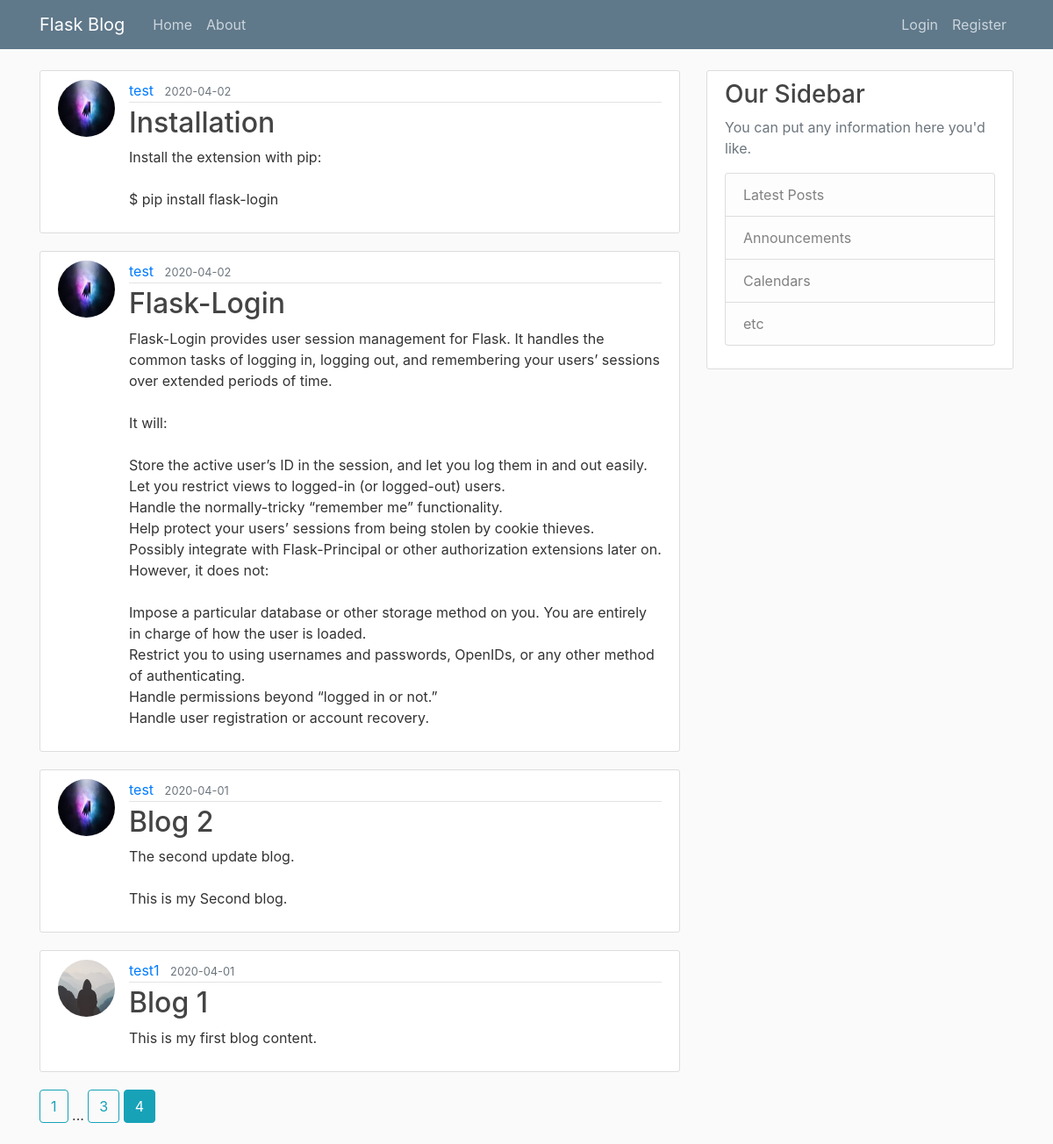
/home?page=4, run on the app's committed database.
### flaskblog/models.py (models this page shows, shortened)
class Post(db.Model):
    id = db.Column(db.Integer, primary_key=True)
    title = db.Column(db.String(100), nullable=False)
    date_posted = db.Column(db.DateTime, nullable=False,default=datetime.utcnow)
    content = db.Column(db.Text, nullable=False)
    user_id = db.Column(db.Integer, db.ForeignKey('user.id'),nullable=False)

class User(db.Model, UserMixin):
    id = db.Column(db.Integer, primary_key=True)
    username = db.Column(db.String(20), unique=True, nullable=False)
    email = db.Column(db.String(120), unique=True, nullable=False)
    image_file = db.Column(db.String(20), nullable=False, default='default.jpg')
    password = db.Column(db.String(60),nullable=False)
    posts = db.relationship('Post',backref='author',lazy=True)

### flaskblog/main/routes.py (the view)
@main.route("/")
@main.route("/home")
def home():
    page = request.args.get('page', 1, type=int)
    posts = Post.query.order_by(Post.date_posted.desc()).paginate(page=page, per_page=5)
    return render_template('home.html', posts=posts)

### flaskblog/templates/home.html
{% extends "layout.html" %}
{% block content %}
{% for post in posts.items %}
<article class="media content-section">
    <img class="rounded-circle article-img"
        src="{{ url_for('static', filename='profile_pics/'+post.author.image_file) }}">
    <div class="media-body">
        <div class="article-metadata">
            <a class="mr-2" href="{{ url_for('users.user_posts', username=post.author.username) }}">{{ post.author.username }}</a>
            <small class="text-muted">{{ post.date_posted.strftime("%Y-%m-%d") }}</small>
        </div>
        <h2><a class="article-title" href="{{ url_for('posts.post',post_id=post.id) }}">{{ post.title }}</a></h2>
        <p class="article-content">{{ post.content }}</p>
    </div>
</article>
{% endfor %}
{% for page_num in posts.iter_pages(left_edge=1, right_edge=1, left_current=1, right_current=2) %}
{% if page_num %}
    {% if posts.page == page_num %}
        <a class="btn btn-info mb-4" href="{{ url_for('main.home',page=page_num) }}">{{ page_num }}</a>
    {% else %}
        <a class="btn btn-outline-info mb-4" href="{{ url_for('main.home',page=page_num) }}">{{ page_num }}</a>
    {% endif %}
{% else %}
    ...
{% endif %}
{% endfor %}
{% endblock content %}

### flaskblog/static/main.css (style rules this page uses)
body { background: #fafafa; color: #333333; margin-top: 5rem; }
h1, h2, h3, h4, h5, h6 { color: #444444; }
.content-section { background: #ffffff; padding: 10px 20px; border: 1px solid #dddddd; border-radius: 3px; margin-bottom: 20px; }
.article-title { color: #444444; }
.article-content { white-space: pre-line; }
.article-img { height: 65px; width: 65px; margin-right: 16px; }
.article-metadata { padding-bottom: 1px; margin-bottom: 4px; border-bottom: 1px solid #e3e3e3 }

### data on the page
Post: image_file (picture), author.username "test", date_posted "2020-04-02", title "Installation", content "Install the extension with pip: $ pip install flask-login"
Post: image_file (picture), author.username "test", date_posted "2020-04-02", title "Flask-Login", content "Flask-Login provides user session management for Flask. It handles the common tasks of logging in, logging out, and remembering your users’ sessions over extended periods of time. It will: Store the active user’s ID in the session, and let you log them in and out easily. Let you restrict views to logged-in (or logged-out) users. Handle the normally-tricky “remember me” functionality. Help protect your users’ sessions from being stolen by cookie thieves. Possibly integrate with Flask-Principal or other authorization extensions later on. However, it does not: Impose a particular database or other storage method on you. You are entirely in charge of how the user is loaded. Restrict you to…"
Post: image_file (picture), author.username "test", date_posted "2020-04-01", title "Blog 2", content "The second update blog. This is my Second blog."
Post: image_file (placeholder picture), author.username "test1", date_posted "2020-04-01", title "Blog 1", content "This is my first blog content."

### other printed values
{{ page_num }} "1" "3"
{{ page_num }} "4"
